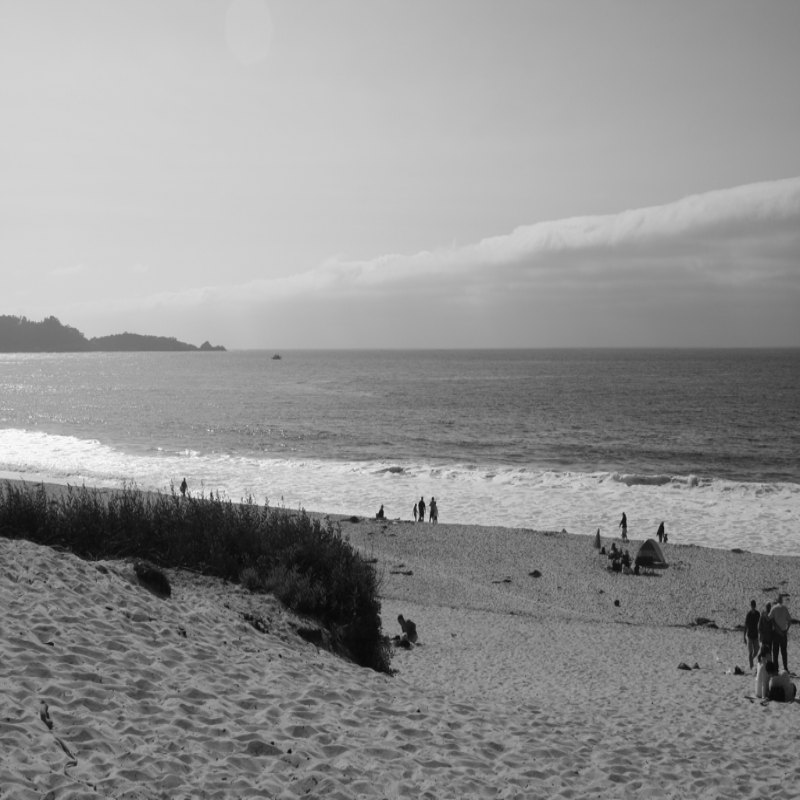
#> input picture test/carmel/carmel_2.png, 800 x 800 px; its folder holds 3 pictures in this run
$ python image_mosaic.py
#> lines starting #> are read from the running program, lines starting #| are printed output that depends on the picture; after the words box and inside, x2 and y2 are one past the last pixel; in counts of white or black regions, pixels touching at a corner belong together
### feature_extraction.py
import numpy as np
import cv2
import os

class SiftKpDesc():
    def __init__(self, kp, desc):
        self.kp = kp
        self.desc = desc

class SiftMatching:
    BLUE = [255, 0, 0]
    GREEN = [0, 255, 0]
    RED = [0, 0, 255]
    CYAN = [255, 255, 0]

    _line_thickness = 2
    _radius = 5
    _circ_thickness = 2


    def __init__(self, img_1_path, img_2_path, results_fldr='', nfeatures=2000, gamma=0.8):

        fname_1 = os.path.basename(img_1_path)
        fname_2 = os.path.basename(img_2_path)

        if not results_fldr:
            results_fldr = os.path.split(img_1_path)[0]

        self.result_fldr = os.path.join(results_fldr, 'results')

        self.prefix = fname_1.split('.')[0] + '_' + fname_2.split('.')[0]

        if not os.path.exists(self.result_fldr):
            os.makedirs(self.result_fldr)

        self.img_1_bgr = self.read_image(img_1_path)
        self.img_2_bgr = self.read_image(img_2_path)

        self.nfeatures = nfeatures
        self.gamma = gamma


    def read_image(self, img_path):

        img_bgr = cv2.imread(img_path, cv2.IMREAD_COLOR)

        return img_bgr


    def get_sift_features(self, img_bgr, nfeatures=2000):

        img_gray = cv2.cvtColor(img_bgr, cv2.COLOR_BGR2GRAY)

        sift_obj = cv2.xfeatures2d.SIFT_create(nfeatures)


        kp_list_obj, desc = sift_obj.detectAndCompute(image=img_gray, mask=None)

        kp = [x.pt for x in kp_list_obj]
        return SiftKpDesc(kp, desc)


    def match_features(self, sift_kp_desc_obj1, sift_kp_desc_obj2, gamma=0.8):
        correspondence = []

        for i in range(len(sift_kp_desc_obj1.kp)):
            sc = np.linalg.norm(sift_kp_desc_obj1.desc[i] - sift_kp_desc_obj2.desc, axis=1)

            idx = np.argsort(sc)

            val = sc[idx[0]] / sc[idx[1]]

            if val <= gamma:
                correspondence.append([*sift_kp_desc_obj1.kp[i], *sift_kp_desc_obj2.kp[idx[0]]])

        return correspondence


    def draw_correspondence(self, correspondence, img_1, img_2):

        if len(img_1.shape) == 2:
            img_1 = np.repeat(img_1[:, :, np.newaxis], 3, axis=2)

        if len(img_2.shape) == 2:
            img_2 = np.repeat(img_2[:, :, np.newaxis], 3, axis=2)

        h, w, _ = img_1.shape

        img_stack = np.hstack((img_1, img_2))

        for x1, y1, x2, y2 in correspondence:
            x1_d = int(round(x1))
            y1_d = int(round(y1))

            x2_d = int(round(x2) + w)
            y2_d = int(round(y2))

            cv2.circle(img_stack, (x1_d, y1_d), radius=self._radius, color=self.BLUE,
                       thickness=self._circ_thickness, lineType=cv2.LINE_AA)

            cv2.circle(img_stack, (x2_d, y2_d), radius=self._radius, color=self.BLUE,
                       thickness=self._circ_thickness, lineType=cv2.LINE_AA)

            cv2.line(img_stack, (x1_d, y1_d), (x2_d, y2_d), color=self.CYAN,
                     thickness=self._line_thickness)

        fname = os.path.join(self.result_fldr, self.prefix + '_sift_corr.jpg')
        cv2.imwrite(fname, img_stack)


    def run(self):

        sift_kp_desc_obj1 = self.get_sift_features(self.img_1_bgr, nfeatures=self.nfeatures)
        sift_kp_desc_obj2 = self.get_sift_features(self.img_2_bgr, nfeatures=self.nfeatures)

        correspondence = self.match_features(sift_kp_desc_obj1, sift_kp_desc_obj2, gamma=self.gamma)

        self.draw_correspondence(correspondence, self.img_1_bgr, self.img_2_bgr)

        return correspondence


### ransac.py
from estimate_homography import *
import numpy as np


class RANSAC:
    _BLUE = [255, 0, 0]
    _GREEN = [0, 255, 0]
    _RED = [0, 0, 255]
    _CYAN = [255, 255, 0]

    _line_thickness = 2
    _radius = 5
    _circ_thickness = 2

    def __init__(self, p=0.99, eps=0.6, n=6, delta=3):

        self.n = n
        self.p = p
        self.eps = eps
        self.delta = delta
        self.N = self.compute_N(self.n, self.p, self.eps)


    def compute_N(self, n, p, eps):


        N = np.round(np.log(1-p)/np.log(1-(1-eps)**n))
        return N


    def sample_n_datapts(self, n_total, n=6):

        idx = np.random.choice(n_total, n, replace=False)

        n_idx = np.setdiff1d(np.arange(n_total), idx)

        return idx, n_idx


    def get_inliers(self, H, pts_in_expected, delta):

        pts_in = pts_in_expected[:, 0:2]
        pts_expected = pts_in_expected[:, 2:]

        pts_in = convert_to_homogenous_crd(pts_in, axis=1)

        est_pts = np.matmul(H, pts_in.T)

        est_pts = est_pts/est_pts[-1, :]
        est_pts = est_pts.T

        dst = np.linalg.norm(est_pts[:, 0:2] - pts_expected, axis=1)

        inliers = pts_in_expected[np.where(dst <= delta)]

        outliers = pts_in_expected[np.where(dst > delta)]

        return inliers, outliers


    def run_ransac(self, correspondence):

        if isinstance(correspondence, list):
            correspondence = np.array(correspondence)


        n_total = correspondence.shape[0]
        self.M = (1-self.eps)*n_total

        print("N: {}, n: {}, M:{}, p: {}, eps: {}, delta: {}".format(self.N, self.n, self.M,
                                                                     self.p, self.eps, self.delta))
        no_iter = 0

        current_inliers = []
        current_inliers_cnt = 0

        current_sample_pts = []
        current_outliers = []

        while no_iter <= self.N:


            idx, n_idx = self.sample_n_datapts(n_total, self.n)

            sample_pts = correspondence[idx]
            other_pts = correspondence[n_idx]

            H = calculate_homography(in_pts=sample_pts[:, 2:], out_pts=sample_pts[:, 0:2])

            inliers, outliers = self.get_inliers(H, other_pts, delta=self.delta)

            inlier_count = inliers.shape[0]

            print("prev_inlier_cnt: {}, new_inlier_cnt: {}".
                  format(current_inliers_cnt, inlier_count))

            if (inlier_count > self.M) and (inlier_count > current_inliers_cnt):
                print(" #### Found better sample of points. Updating #####")
                current_inliers = inliers
                current_outliers = outliers
                current_inliers_cnt = inlier_count
                current_sample_pts = sample_pts

            print(" Done {}/{}".format(no_iter, self.N))

            no_iter += 1

        final_corr_points = np.concatenate((current_sample_pts, current_inliers), axis=0)
        final_H = calculate_homography(in_pts=final_corr_points[:, 2:],
                                                    out_pts=final_corr_points[:, 0:2])

        return current_inliers_cnt, current_inliers, current_outliers, current_sample_pts, final_H


    def draw_lines(self, corr_pts, img_1, img_2, save_path, line_color, pt_color):


        h, w, _ = img_1.shape

        img_stack = np.hstack((img_1, img_2))

        for x1, y1, x2, y2 in corr_pts:
            x1_d = int(round(x1))
            y1_d = int(round(y1))

            x2_d = int(round(x2) + w)
            y2_d = int(round(y2))

            cv2.circle(img_stack, (x1_d, y1_d), radius=self._radius, color=pt_color,
                       thickness=self._circ_thickness, lineType=cv2.LINE_AA)

            cv2.circle(img_stack, (x2_d, y2_d), radius=self._radius, color=pt_color,
                       thickness=self._circ_thickness, lineType=cv2.LINE_AA)

            cv2.line(img_stack, (x1_d, y1_d), (x2_d, y2_d), color=line_color,
                     thickness=self._line_thickness)

        cv2.imwrite(save_path, img_stack)

### estimate_homography.py
import cv2
import numpy as np
import matplotlib.pyplot as plt
import os


def calculate_homography(in_pts, out_pts):

    if isinstance(in_pts, list):
        in_pts = np.array(in_pts)

    if isinstance(out_pts, list):
        out_pts = np.array(out_pts)

    mat_A, mat_b = build_sys_equations(in_pts, out_pts)

    H = np.matmul(np.linalg.pinv(mat_A), mat_b)

    H = np.reshape(np.hstack((H,1)), (3,3))

    return H

def convert_to_homogenous_crd(inp, axis=1):

    if isinstance(inp, list):
        inp = np.array(inp)

    r, c = inp.shape

    if axis == 1:
        out = np.concatenate((inp, np.ones((r, 1))), axis=axis)
    else:
        out = np.concatenate((inp, np.ones((1, c))), axis=axis)

    return out

def get_pixel_coord(mask):
    y, x = np.where(mask)
    pts = np.concatenate((x[:,np.newaxis], y[:, np.newaxis], np.ones((x.size, 1))), axis=1)
    print(pts)

    return pts


def fit_image_in_target_space(img_src, img_dst, mask, H, offset=np.array([0, 0, 0])):


    pts = get_pixel_coord(mask)

    pts = pts + offset

    out_src = np.matmul(H, pts.T)

    out_src = out_src/out_src[-1,:]


    out_src = out_src[0:2, :]
    out_src = out_src.T


    pts = pts[:, 0:2].astype(np.int64)

    h, w, _ = img_src.shape

    get_pixel_val(img_dst, img_src, pts, out_src, offset)


    return img_dst

def get_pixel_val(img_dst, img_src, pts, out_src, offset):
    h, w, _ = img_src.shape
    tl = np.floor(out_src[:, ::-1]).astype(np.int64)
    br = np.ceil(out_src[:, ::-1]).astype(np.int64)

    pts = pts - offset[:2]

    r_lzero = np.where(~np.logical_or(np.any(tl < 0, axis=1), np.any(br < 0, axis=1)))
    pts = pts[r_lzero[0], :]
    out_src = out_src[r_lzero[0], :]
    tl = tl[r_lzero[0], :]
    br = br[r_lzero[0], :]

    r_fl = np.where(~np.logical_or(tl[:, 0] >= h-1, tl[:, 1] >= w-1))
    pts = pts[r_fl[0], :]
    out_src = out_src[r_fl[0], :]
    tl = tl[r_fl[0], :]
    br = br[r_fl[0], :]

    r_ce = np.where(~np.logical_or(br[:, 0] >= h-1, br[:, 1] >= w-1))
    pts = pts[r_ce[0], :]
    out_src = out_src[r_ce[0], :]
    tl = tl[r_ce[0], :]
    br = br[r_ce[0], :]

    print(pts.shape)
    print(out_src.shape)
    print(tl.shape)
    print(br.shape)

    tr = np.concatenate((tl[:, 0:1], br[:, 1:2]), axis=1)

    bl = np.concatenate((br[:, 0:1], tl[:, 1:2]), axis=1)

    weight = np.zeros((out_src.shape[0], 4))

    weight[:, 0] = np.linalg.norm(tl-out_src[:, ::-1], axis=1)
    weight[:, 1] = np.linalg.norm(tr-out_src[:, ::-1], axis=1)
    weight[:, 2] = np.linalg.norm(bl-out_src[:, ::-1], axis=1)
    weight[:, 3] = np.linalg.norm(br - out_src[:, ::-1], axis=1)

    weight[np.all(weight == 0, axis=1)] = 1
    weight = 1/weight


    img_dst[pts[:,1], pts[:,0], :] = (img_src[tl[:,0], tl[:,1], :] * weight[:, 0:1] + \
                                     img_src[tr[:,0], tr[:,1], :] * weight[:, 1:2] + \
                                     img_src[bl[:,0], bl[:,1], :] * weight[:, 2:3] + \
                                     img_src[br[:,0], br[:,1], :] * weight[:, 3:4])/ np.sum(weight, axis=1, keepdims=True)


    return img_dst


def build_sys_equations(in_pts, out_pts):

    mat_A = np.zeros((np.size(in_pts), 8))
    mat_b = in_pts.ravel()

    i = 0
    for x, y in out_pts:

        mat_A[i][0:3] = [x, y, 1]
        mat_A[i][-2:] = [-x*mat_b[i], -y*mat_b[i]]


        mat_A[i+1][-5:] = [x, y, 1, -x*mat_b[i+1], -y*mat_b[i+1]]


        i = i+2

    return mat_A, mat_b


# [105 lines left out: functions get_perp_bisectors, run_main, plot_req_images, not called in this run]

# [8 lines of commented-out code are left out]

### optimize_fcn.py
import numpy as np
from estimate_homography import convert_to_homogenous_crd

class OptimizeResult():

    def __init__(self, x=0, nint=0, success=True, message='', min_cost=0):

        self.x = x
        self.nint = nint
        self.success = success
        self.message = message
        self.min_cost = min_cost

    # [5 lines left out: function __repr__, not called in this run]


class OptimizeFunction:

    def __init__(self, fun, x0, jac, args=()):

        self.result = OptimizeResult(x=x0, nint=0, success=True, message="Initialization", min_cost=0)
        self.x0 = x0
        self.args = args
        self.fun = fun
        self.jac = jac

    def levenberg_marquardt(self, delta_thresh=10**-16, tau=0.5):

        init_jac_f = self.jac(self.x0, *self.args)

        mu_k = tau * np.amax(np.diag(init_jac_f))

        xk = self.x0

        iter = 0

        update_iter = 0

        residual_k = self.fun(xk, *self.args)
        cost_k = np.dot(residual_k.T, residual_k)

        self.result.update_iter = update_iter
        self.result.min_cost = cost_k

        while True:

            jac_f = self.jac(xk, *self.args)

            delta_k = np.dot(jac_f.T, jac_f) + mu_k * np.eye(jac_f.shape[1], jac_f.shape[1])
            delta_k = np.linalg.inv(delta_k)
            delta_k = np.dot(delta_k, -1*jac_f.T)
            delta_k = np.dot(delta_k, residual_k)


            if np.linalg.norm(delta_k) < delta_thresh or (update_iter > 100):

                self.result.x = xk
                self.result.nint = iter
                self.result.update_iter = update_iter
                self.result.message = '||Delta_k|| < {}'.format(delta_thresh)
                self.result.success = True
                self.result.min_cost = cost_k
                return self.result

            xk_1 = xk + delta_k

            residual_k_1 = self.fun(xk_1, *self.args)

            cost_k_1 = np.dot(residual_k_1.T, residual_k_1)

            num = (cost_k - cost_k_1)
            den = np.dot(np.dot(delta_k.T, -1*jac_f.T), residual_k)
            den = den + np.dot(np.dot(delta_k.T, mu_k * np.eye(jac_f.shape[1], jac_f.shape[1])), delta_k)
            rho_LM = num/den

            mu_k = mu_k * max(1/3, 1 - (2 * rho_LM - 1)**3)

            if cost_k_1 < cost_k:

                xk = xk_1
                update_iter += 1
                residual_k = residual_k_1
                cost_k = cost_k_1


            iter += 1


    def dogleg(self):
        pass

    def gauss_newton(self):
        pass

    def gradient_descent(self):
        pass

def fun_LM_homography(h, x, x_dash):

    H = np.reshape(h, (3,3))

    x_tild = convert_to_homogenous_crd(x, axis=1)
    x_tild = np.dot(H, x_tild.T)
    x_tild = x_tild/x_tild[-1, :]
    x_tild = x_tild.T
    x_tild = x_tild[:, 0:2]

    residual = x_dash.flatten() - x_tild.flatten()
    return residual


def jac_LM_homography(h, x, x_dash):

    def jac_fun1(inp_x, inp_h):

        num = inp_h[0] * inp_x[0] + inp_h[1] * inp_x[1] + inp_h[2]
        den = inp_h[6] * inp_x[0] + inp_h[7] * inp_x[1] + inp_h[8]

        out = np.zeros_like(inp_h)
        out[0] = -1 * inp_x[0]/den
        out[1] = -1 * inp_x[1]/den
        out[2] = -1/den
        out[6] = (num * inp_x[0])/(den**2)
        out[7] = (num * inp_x[1])/(den**2)
        out[8] = num/(den**2)

        return out

    def jac_fun2(inp_x, inp_h):

        num = inp_h[3] * inp_x[0] + inp_h[4] * inp_x[1] + inp_h[5]
        den = inp_h[6] * inp_x[0] + inp_h[7] * inp_x[1] + inp_h[8]

        out = np.zeros_like(inp_h)
        out[3] = -1 * inp_x[0] / den
        out[4] = -1 * inp_x[1] / den
        out[5] = -1 / den
        out[6] = (num * inp_x[0])/(den ** 2)
        out[7] = (num * inp_x[1])/(den ** 2)
        out[8] = num/(den ** 2)

        return out

    jac_eps_1 = np.apply_along_axis(jac_fun1, 1, x, h)
    jac_eps_2 = np.apply_along_axis(jac_fun2, 1, x, h)

    jac_out = np.empty((jac_eps_1.shape[0] + jac_eps_2.shape[0], jac_eps_1.shape[1]))
    jac_out[0::2] = jac_eps_1
    jac_out[1::2] = jac_eps_2

    return jac_out


def func(x):
    return np.array([x[0] + 0.5 * (x[0] - x[1])**3 - 1.0,
            0.5 * (x[1] - x[0])**3 + x[1]])

# [5 lines left out: function jac, not called in this run]

# [41 lines of commented-out code are left out]

### image_mosaic.py
from ransac import *
from feature_extraction import *
from optimize_fcn import *


class GenerateMosaic:

    def __init__(self, parent_folder, img_name_list):
        self.img_all = {}
        self.parent_folder = parent_folder
        self.img_name_list = img_name_list
        self.middle_id = int(np.floor(len(img_name_list)/2))

    def mosaic(self):

        H_all = {}
        for i in range(len(self.img_name_list) - 1):
            print(" #### Processing {} & {} ######".format(self.img_name_list[i], self.img_name_list[i + 1]))


            key = 'H{}{}'.format(i, i+1)

            img_1_path = os.path.join(self.parent_folder, self.img_name_list[i])
            img_2_path = os.path.join(self.parent_folder, self.img_name_list[i + 1])


            siftmatch_obj = SiftMatching(img_1_path, img_2_path, results_fldr='', nfeatures=2000, gamma=0.6)
            correspondence = siftmatch_obj.run()


            ransac_obj = RANSAC()
            inliers_cnt, inliers, outliers, sample_pts, final_H = ransac_obj.run_ransac(correspondence)

            result_path = os.path.join(siftmatch_obj.result_fldr, siftmatch_obj.prefix + '_inliers.jpg')
            ransac_obj.draw_lines(np.concatenate((inliers, sample_pts), axis=0), siftmatch_obj.img_1_bgr,
                                  siftmatch_obj.img_2_bgr, result_path,
                                  line_color=RANSAC._GREEN, pt_color=[0, 0, 0])

            result_path = os.path.join(siftmatch_obj.result_fldr, siftmatch_obj.prefix + 'outliers.jpg')
            ransac_obj.draw_lines(outliers, siftmatch_obj.img_1_bgr, siftmatch_obj.img_2_bgr, result_path,
                                  line_color=RANSAC._RED, pt_color=[0, 0, 0])


            x = np.concatenate((inliers, sample_pts), axis=0)
            opt_obj = OptimizeFunction(fun=fun_LM_homography, x0=final_H.flatten(), jac=jac_LM_homography,
                                       args=(x[:, 0:2], x[:, 2:]))
            LM_sol = opt_obj.levenberg_marquardt(delta_thresh=1e-24, tau=0.8)

            H_all[key] = LM_sol.x.reshape(3, 3)
            H_all[key] = H_all[key] / H_all[key][-1, -1]

        H_all = self.compute_H_wrt_middle_img(H_all)

        self.stitch(H_all, siftmatch_obj.result_fldr)

    def stitch(self, H_all, result_fldr):

        canvas_img, mask, offset = self.get_blank_canvas(H_all)

        for i, img_name in enumerate(self.img_name_list):

            key = "H{}{}".format(i, self.middle_id)
            H = H_all[key]
            img_path = os.path.join(self.parent_folder, img_name)

            img_rgb = cv2.cvtColor(cv2.imread(img_path), cv2.COLOR_BGR2RGB)

            canvas_img = fit_image_in_target_space(img_rgb, canvas_img, mask, np.linalg.inv(H),
                                                   offset=offset)

            mask[np.where(canvas_img)[0:2]] = 0

            result_path = os.path.join(result_fldr, 'panorama_{}.jpg'.format(i))
            cv2.imwrite(result_path, canvas_img[:, :, (2, 1, 0)])

    def get_blank_canvas(self, H_all):

        img_path = os.path.join(self.parent_folder, self.img_name_list[0])
        img = cv2.cvtColor(cv2.imread(img_path), cv2.COLOR_BGR2RGB)

        img_h, img_w, _ = img.shape

        min_crd_canvas = np.array([np.inf, np.inf, np.inf])
        max_crd_canvas = np.array([-np.inf, -np.inf, -np.inf])

        for i in range(len(self.img_name_list)):
            key = "H{}{}".format(i, self.middle_id)
            H = H_all[key]
            min_crd, max_crd = self.compute_extent(H, img_w, img_h)

            min_crd_canvas = np.minimum(min_crd, min_crd_canvas)
            max_crd_canvas = np.maximum(max_crd, max_crd_canvas)

        width_canvas = np.ceil(max_crd_canvas - min_crd_canvas)[0] + 1
        height_canvas = np.ceil(max_crd_canvas - min_crd_canvas)[1] + 1

        canvas_img = np.zeros((int(height_canvas), int(width_canvas), 3), dtype=np.int64)

        offset = min_crd_canvas.astype(np.int64)
        offset[2] = 0

        mask = np.ones((int(height_canvas), int(width_canvas)))

        return canvas_img, mask, offset

    def compute_extent(self, H, img_w, img_h):

        corners_img = np.array([[0, 0], [img_w, 0], [img_w, img_h], [0, img_h]])

        t_one = np.ones((corners_img.shape[0], 1))
        t_out_pts = np.concatenate((corners_img, t_one), axis=1)
        canvas_crd_corners = np.matmul(H, t_out_pts.T)
        canvas_crd_corners = canvas_crd_corners / canvas_crd_corners[-1, :]

        min_crd = np.amin(canvas_crd_corners.T, axis=0)
        max_crd= np.amax(canvas_crd_corners.T, axis=0)
        return min_crd, max_crd


    def compute_H_wrt_middle_img(self, H_all):

        num_imgs = len(H_all)+1

        key = "H{}{}".format(self.middle_id, self.middle_id)
        H_all[key] = np.eye(3)

        for i in range(0, self.middle_id):
            key = "H{}{}".format(i, self.middle_id)
            j = i
            temp = np.eye(3)
            while j < self.middle_id:
                key_t = "H{}{}".format(j, j+1)
                temp = np.matmul(H_all[key_t], temp)
                j += 1

            H_all[key] = temp

        for i in range(self.middle_id+1, num_imgs):
            key = "H{}{}".format(i, self.middle_id)

            temp = np.eye(3)

            j = i-1

            while j >= self.middle_id:
                key_t = "H{}{}".format(j, j+1)
                temp = np.matmul(np.linalg.inv(H_all[key_t]), temp)
                j -= 1

            H_all[key] = temp


        return H_all

def resize_and_save_images(parent_folder,image_paths, new_shape):

#> called with parent_folder = 'test', new_shape = (800, 800)
    for image_path in image_paths:

        image_path = os.path.join(parent_folder, image_path)
        print(image_path)
        img = cv2.imread(image_path)
#> img is the input picture: shape (800, 800, 3); min 8, max 252, mean 146.1

        if img is not None:

            resized_img = cv2.resize(img, new_shape)

            cv2.imwrite(image_path, resized_img)
        else:
            print(f"Error reading image: {image_path}")

    return

if __name__ == "__main__":
    parent_folder = "test"

    for folder in os.listdir(parent_folder):
        img_name_list = []

        for file in os.listdir(os.path.join(parent_folder,folder)):
            if file.endswith('.jpg') or file.endswith('.png'):
                img_name_list.append(os.path.join(folder,file))

        resize_and_save_images(parent_folder,img_name_list,(800,800))
        obj = GenerateMosaic(parent_folder=parent_folder , img_name_list=img_name_list)
        obj.mosaic()
#> the loop in mosaic, `for i in range(len(self.img_name_list) - 1):` made 2 passes
#> pass 1, in read_image (call 2), `img_bgr = cv2.imread(img_path, cv2.IMREAD_COLOR)`:
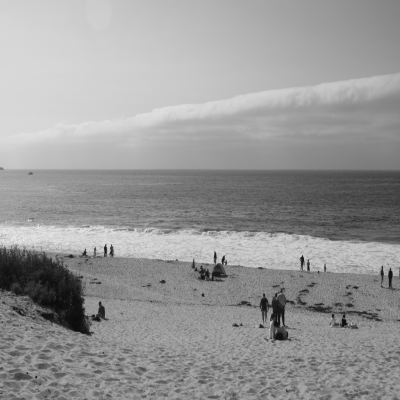
#> img_bgr: shape (800, 800, 3) (shown at 1/2 size); min 10, max 244, mean 151.8
#> pass 1, in draw_correspondence, `img_stack = np.hstack((img_1, img_2))`:
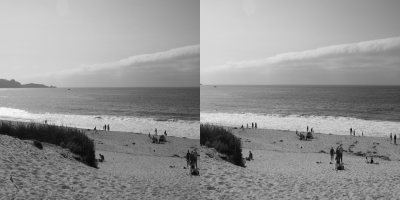
#> img_stack: shape (800, 1600, 3) (shown at 1/4 size); min 8, max 252, mean 148.9
#> in get_pixel_val, `img_dst[pts[:,1], pts[:,0], :] = (img_src[tl[:,0], tl[:,1], :] * weigh..`:
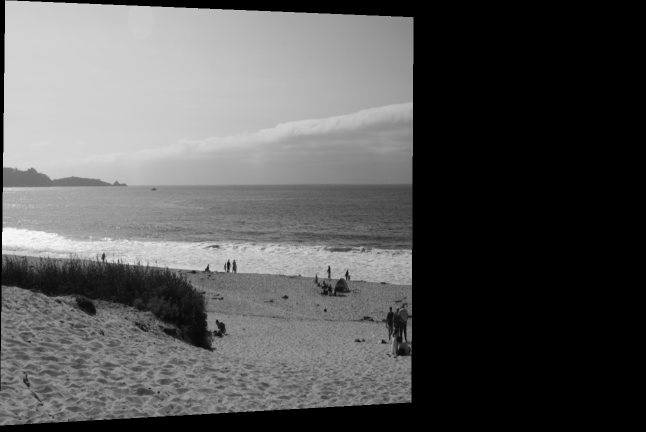
#> img_dst: shape (863, 1291, 3) int64 (shown at 1/2 size); min 0, max 250, mean 87.3
#> in stitch, `mask[np.where(canvas_img)[0:2]] = 0`:
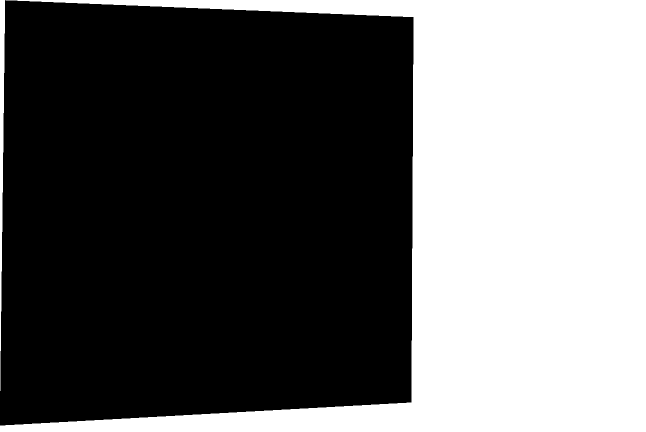
#> mask: shape (863, 1291) float64 (shown at 1/2 size); values 0 (black) and 1 (white), 40.3% white; 2 white regions, box (x1, y1, x2, y2) and area: (0, 0, 1291, 863) 445287, (0, 0, 10, 782) 4243
